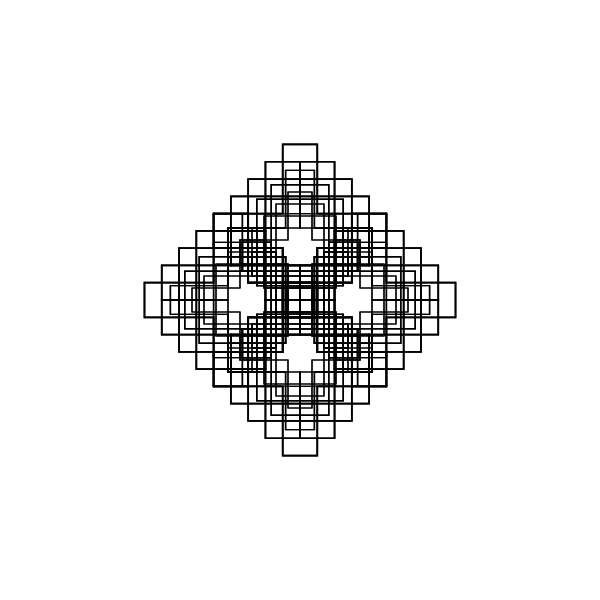
Frame 1 (no input)
Frame 60 (no input): identical to frame 1, image omitted
Frame 120 (the mouse pressed at the canvas centre since frame 60): identical to frame 1, image omitted

The p5.js sketch that drew this single still picture (run headless with seeded random() and noise() and a simulated clock; from frame 60 on, the mouse is pressed at the canvas centre):

// p5.js sketch
// ── sketch.js

let premise = 'ABR';
  let rules = {
    R: 'AA+AA+',
    A: 'RR',
    B:'>RR>RR',
  }
let bigRule;


let length = 40;
let angle = 90;

function setup() {
  createCanvas(600, 600);
  angleMode(DEGREES);
  bigRule = resolveRules(premise, rules, 4);
  print(bigRule);
  
}

function draw() {
  background('white');
  stroke('black');
  strokeWeight(4);
  noFill();
  translate(width / 2, height / 2);
  rotate(-90);
  scale(0.3);

  drawShape(bigRule);
   // angle += 1;
  // length += 0.1;
}

function resolveRules(startRule, rules, depth) {
  let endRule = '';
  for (let currentLetter of startRule) {
    if (currentLetter in rules) {
      endRule += rules[currentLetter];
    } else {
      endRule += currentLetter;
    }
  }
  if (depth >= 1) {
    endRule = resolveRules(endRule, rules, depth - 1);
  }
  return endRule;
}


function drawShape(rule)  {
  for (let c of rule) {
    if (c === 'F') {
      line(0, 0, length, 0);
      translate(length, 0);
    } else if (c === 'R') {
      rect(0, 0, length*2, length*2);
      translate(length, length);
    } else if (c === 'D') {
      line(0, 0, length * 4, 0);
      translate(length*4, 0);
    } else if (c === 'f') {
      translate(0, length, 0);
    } else if (c === '+') {
      rotate(angle);
    } else if (c === '-') {
      rotate(-angle);
    } else if (c === '[') {
      push();
    } else if (c === ']') {
      pop();
    } else if (c === '>') {
      scale(1.2);
    } else if (c === '<') {
      scale(0.8);
   
    }
  }
}
